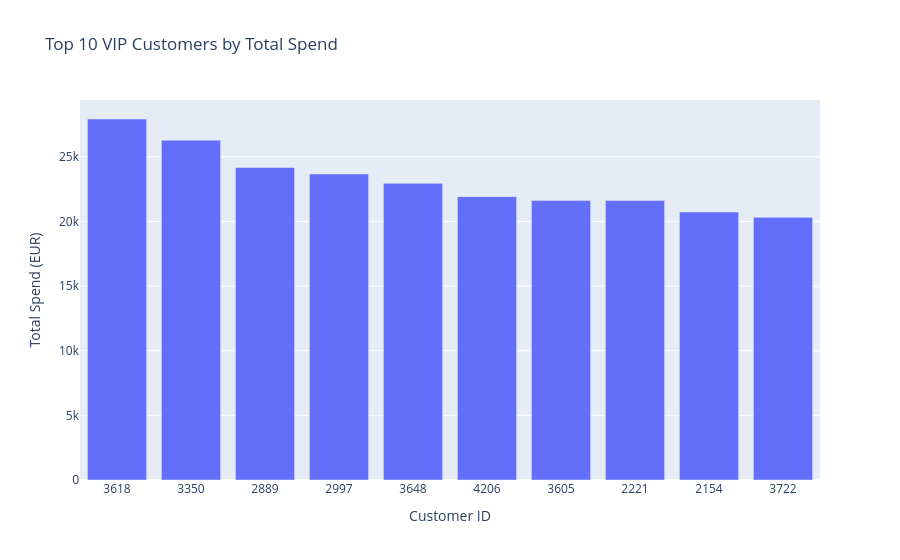

Notebook cell for this chart:
### Code cell
top_vips = (
    rfm[rfm["Segment"] == "VIP Champions"]
    .nlargest(10, "Monetary")
)
top_vips["customer_id"] = top_vips["customer_id"].astype(str)

fig3 = px.bar(
    top_vips,
    x="customer_id",
    y="Monetary",
    title="Top 10 VIP Customers by Total Spend",
    labels={"customer_id": "Customer ID", "Monetary": "Total Spend (EUR)"}
)

fig3.show()

### Figure 1 — Plotly figure (JSON) as saved in the notebook; plotly's stock layout.template omitted (floating-point values rounded to 4 significant figures)
{"data": [{"hovertemplate": "Customer ID=%{x}<br>Total Spend (EUR)=%{y}<extra></extra>", "legendgroup": "", "marker": {"color": "#636efa", "pattern": {"shape": ""}}, "name": "", "orientation": "v", "showlegend": false, "textposition": "auto", "type": "bar", "x": ["3618", "3350", "2889", "2997", "3648", "4206", "3605", "2221", "2154", "3722"], "xaxis": "x", "y": [27920.0, 26290.0, 24170.0, 23670.0, 22940.0, 21920.0, 21630.0, 21610.0, 20730.0, 20320.0], "yaxis": "y"}], "layout": {"barmode": "relative", "legend": {"tracegroupgap": 0}, "title": {"text": "Top 10 VIP Customers by Total Spend"}, "xaxis": {"anchor": "y", "domain": [0, 1], "title": {"text": "Customer ID"}}, "yaxis": {"anchor": "x", "domain": [0, 1], "title": {"text": "Total Spend (EUR)"}}}}
